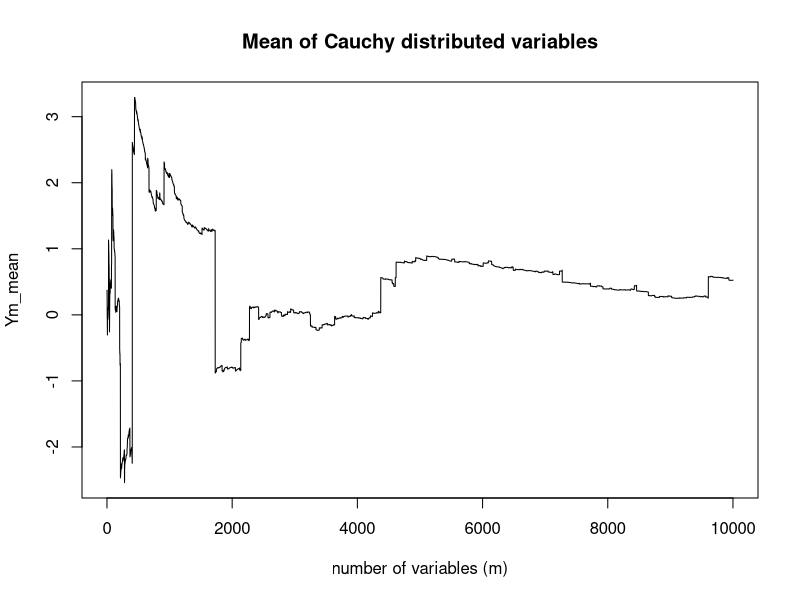
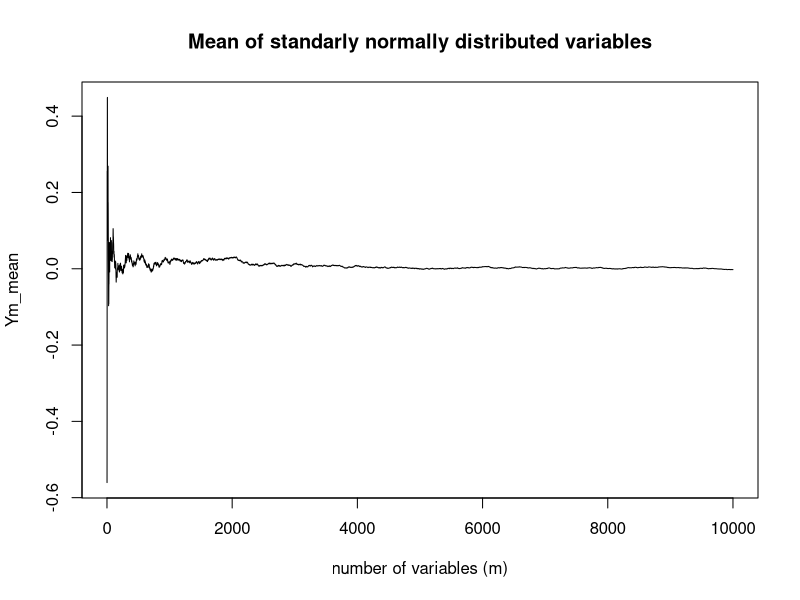
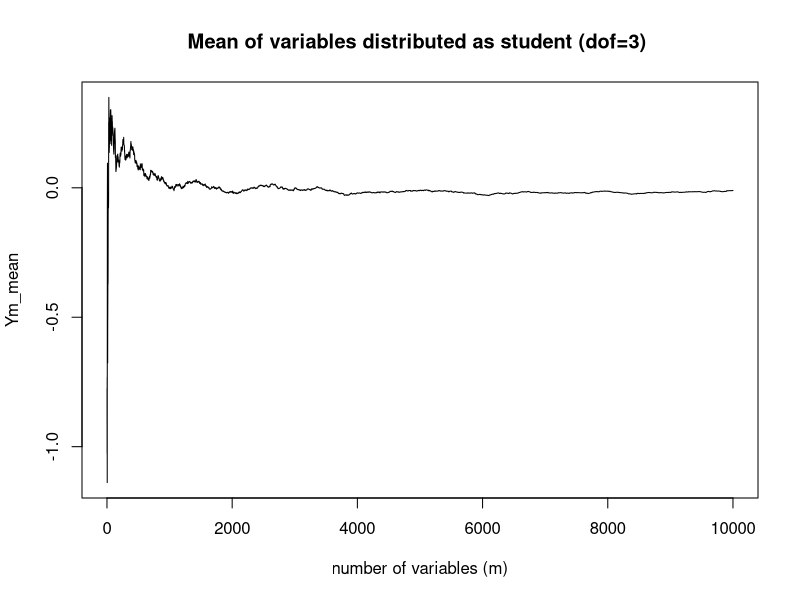

These figures' R source, in order:
## ---- chunk 1
n<-10000
set.seed(100)# for reproductibility
X1<-cbind(rnorm(n,mean=0,sd=1))
set.seed(456)
X2<-cbind(rnorm(n,mean=0,sd=1))
Y<-X1/X2
Ym_mean<-c(rep_len(0,n))
Yi<-Y[1]
Ym_mean[1]<-Y[1]
for(i in 2:n){
  Yi<-Yi+Y[i]
  Ym_mean[i]<-Yi/i
  
}

plot(Ym_mean,type="l",main="Mean of Cauchy distributed variables",xlab="number of variables (m)")

## ---- chunk 2
set.seed(123)
Y<-cbind(rnorm(n,mean=0,sd=1))

Ym_mean<-c(rep_len(0,n))
Yi<-Y[1]
Ym_mean[1]<-Y[1]
for(i in 2:n){
  Yi<-Yi+Y[i]
  Ym_mean[i]<-Yi/i
  
}

plot(Ym_mean,type="l",main="Mean of standarly normally distributed variables",xlab="number of variables (m)")
## ---- chunk 3
set.seed(123)
Y<-cbind(rt(n,df=3))
Ym_mean<-c(rep_len(0,n))
Yi<-Y[1]
Ym_mean[1]<-Y[1]
for(i in 2:n){
  Yi<-Yi+Y[i]
  Ym_mean[i]<-Yi/i
  
}

plot(Ym_mean,type="l",main="Mean of variables distributed as student (dof=3) ",xlab="number of variables (m)")
